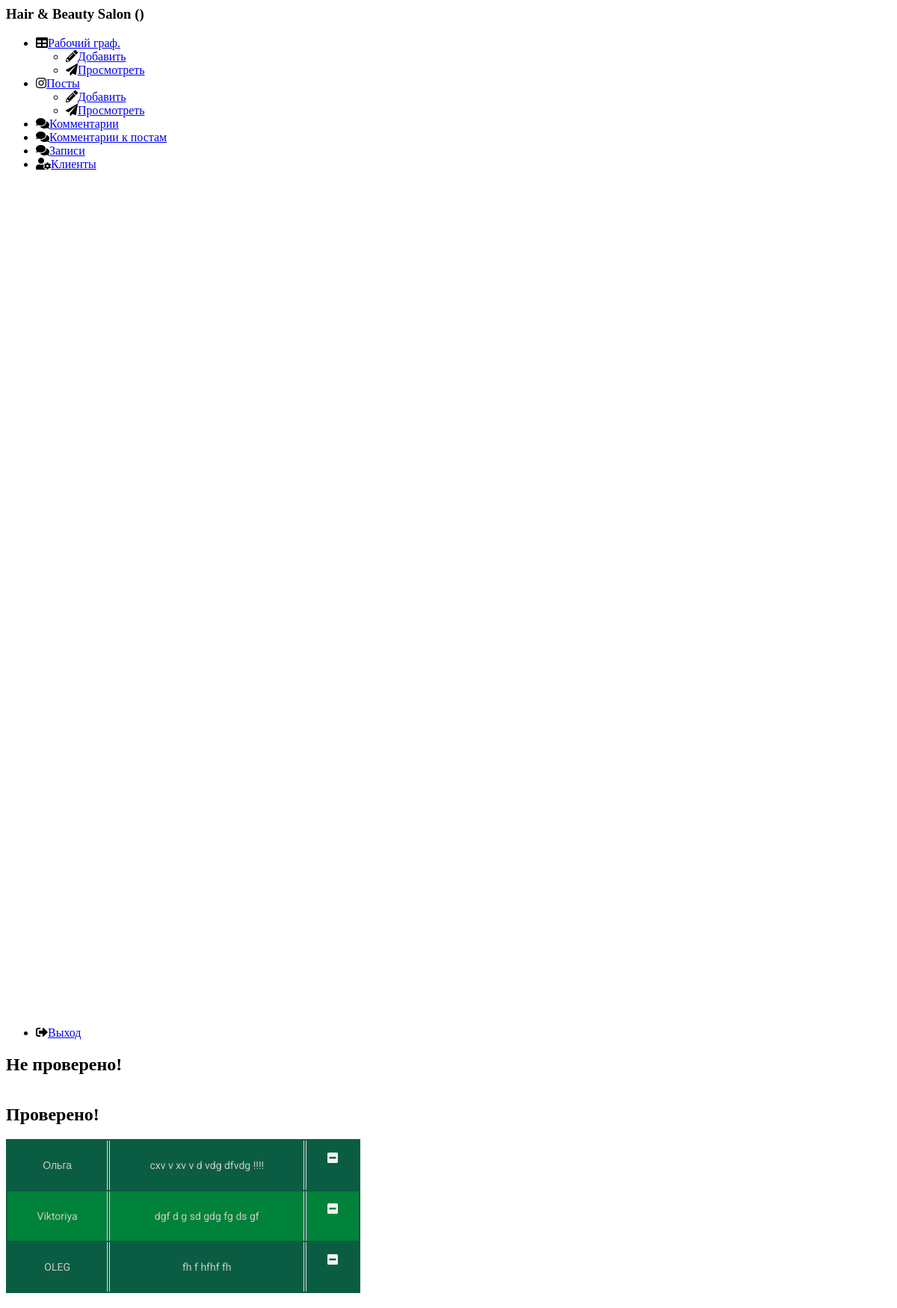
Page /comments/index.php on the committed database.
### tables this page shows
CREATE TABLE `comments` (
  `id` int(11) NOT NULL,
  `name` varchar(50) NOT NULL,
  `text` varchar(255) NOT NULL
);

### comments/index.php (called while the page is built, shortened)
<?php
include $_SERVER['DOCUMENT_ROOT'] . '/bootstrap.php';
$comments = $dataCom->getAllComments();
include $_SERVER['DOCUMENT_ROOT'] . '/comments/comments.view.php';

### BD/Connect.php (called while the page is built, shortened)
<?php
class Connect
{
    public static function make($conn)
    {
        return new PDO(
            'mysql:host=' . $conn['host'] . ';dbname=' . $conn['dbname'],
            $conn['login'],
            $conn['password'],
            $conn['options']
        );
    }
}

### bootstrap.php (called while the page is built, shortened)
<?php
include $_SERVER['DOCUMENT_ROOT'] . '/BD/Connect.php';
include $_SERVER['DOCUMENT_ROOT'] . '/APP/Models/Comments.php';
$dataCom = new Comments(Connect::make(CONN));

### APP/Models/Comments.php (called while the page is built, shortened)
<?php
class Comments
{
    protected $pdo;
    public function __construct(PDO $pdo)
    {
        $this->pdo = $pdo;
    }
    public function getAllComments()
    {
        $stmt = $this->pdo->query('SELECT * FROM comments');
        return $stmt->fetchAll();
    }
}

### comments/comments.view.php (the view, shortened to what this page needs)
<?php
include $_SERVER['DOCUMENT_ROOT'] . '/templates/navbar.admin.php'; ?>
<link rel="stylesheet" href="/css/tableAdmin.css">
<div class="main">
    <h2>Не проверено!</h2>
    <h2>Проверено!</h2>
    <table class="table">
        <tbody>
        <?php foreach ($comments as $comment): ?>
            <tr>
                <td style="padding: 25px"><?= $comment->name ?></td>
                <td style="padding: 25px"><?= $comment->text ?></td>
                <td>
                    <form action="/comments/deleteCom.php" method="post">
                        <button class="subscribe" name="delete"
                                onclick="return confirm('Вы действительно хотите удалить комментарий?');">
                            <i class="fas fa-minus-square"></i>
                        </button>
                    </form>
                </td>
            </tr>
        <?php endforeach; ?>
        </tbody>
    </table>
</div>

### css/tableAdmin.css (style rules this page uses)
.table { width: 40%; border: none; margin-bottom: 20px; font-family: 'Roboto', sans-serif; background: #0a5d43; color: #cacaca; }
.table tbody td { text-align: center; border-left: 1px solid #ddd; border-right: 1px solid #ddd; padding: 10px 15px; font-size: 14px; vertical-align: top; }
.table thead tr th:first-child, .table tbody tr td:first-child { border-left: none; }
.table thead tr th:last-child, .table tbody tr td:last-child { border-right: none; }
.table tbody tr:nth-child(even) { background-color: #00823a; }
.subscribe { color: #f4f4f4; font-size: 16px; padding: 5px; cursor: pointer; }
button { padding: 0; border: none; font: inherit; color: inherit; background-color: transparent; cursor: pointer; }

### rows in the picture
comments: name "Ольга", text "cxv v xv v d vdg dfvdg !!!!"
comments: name "Viktoriya", text "dgf d g sd gdg fg ds gf"
comments: name "OLEG", text "fh f hfhf fh"
